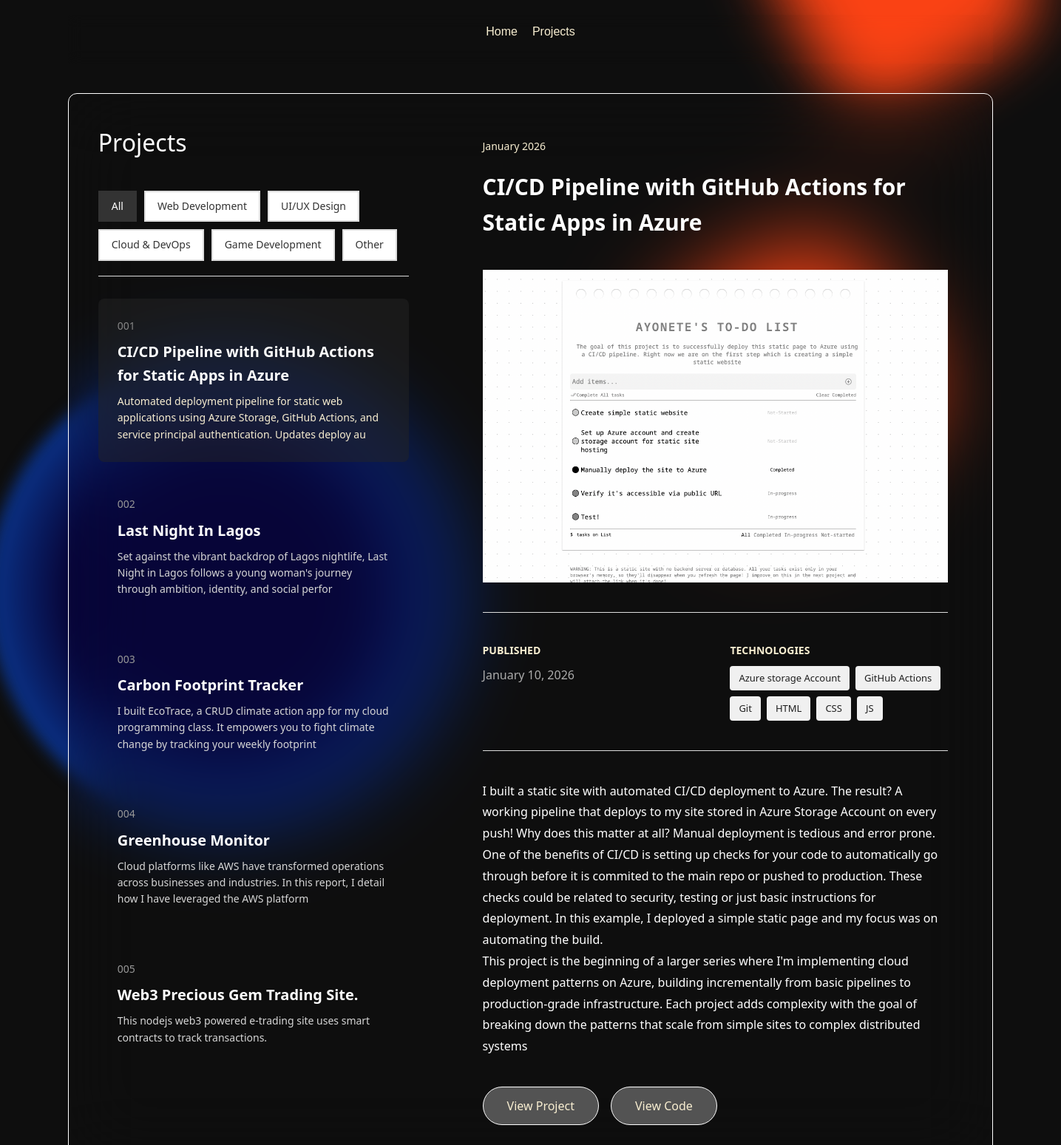
/projects/, run on the app's committed database.
### portfolio/models.py (models this page shows, shortened)
class Project(models.Model):
    CATEGORY_CHOICES = [
        ('web-dev', 'Web Development'),
        ('ui-ux', 'UI/UX Design'),
        ('cloud', 'Cloud & DevOps'),
        ('game-dev', 'Game Development'),
        ('other', 'Other'),
    ]
    title = models.CharField(max_length=200)
    slug = models.SlugField(unique=True, blank=True)
    category = models.CharField(max_length=50, choices=CATEGORY_CHOICES, default='web-dev')
    short_description = models.CharField(max_length=150)
    description = RichTextUploadingField()
    technologies = models.CharField(max_length=200)  # Comma-separated
    image = models.ImageField(upload_to='projects/', blank=True, null=True)
    project_url = models.URLField(blank=True)
    github_url = models.URLField(blank=True)
    date_completed = models.DateField()
    featured = models.BooleanField(default=False)
    class Meta:
        ordering = ['-date_completed']
    def get_tech_list(self):
        return [tech.strip() for tech in self.technologies.split(',')]
    def get_category_display_name(self):
        return dict(self.CATEGORY_CHOICES).get(self.category, self.category)

### portfolio/views.py (the view)
# urls.py: path('projects/', views.projects, name='projects'),
def projects(request):
    category = request.GET.get('category')
    if category:
        projects_list = Project.objects.filter(category=category)
    else:
        projects_list = Project.objects.all()
    selected_project = projects_list.first() if projects_list.exists() else None
    categories = Project.CATEGORY_CHOICES
    return render(request, 'portfolio/projects.html', {
        'projects': projects_list,
        'selected_project': selected_project,
        'categories': categories,
        'active_category': category,
    })

### templates/portfolio/projects.html (shortened to what this page needs)
{% extends 'base.html' %}
{% load static %}
{% block content %}
<div class="projects-layout">
    <div class="projects-sidebar">
        <h1>Projects</h1>
        <div class="category-filters">
            <a href="{% url 'portfolio:projects' %}"
               class="filter-btn {% if not active_category %}active{% endif %}">
                All
            </a>
            {% for value, label in categories %}
            <a href="{% url 'portfolio:projects' %}?category={{ value }}"
               class="filter-btn {% if active_category == value %}active{% endif %}">
                {{ label }}
            </a>
            {% endfor %}
        </div>
        <div class="projects-list">
            {% for project in projects %}
            <div class="project-item {% if selected_project and project.slug == selected_project.slug %}active{% endif %}"
                 hx-get="{% url 'portfolio:project_detail' project.slug %}{% if active_category %}?category={{ active_category }}{% endif %}"
                 hx-target="#project-detail"
                 hx-swap="innerHTML"
                 hx-push-url="true">
                <div class="project-number">00{{ forloop.counter }}</div>
                <h3>{{ project.title }}</h3>
                <p>{{ project.short_description }}</p>
            </div>
            {% empty %}
            <p>No projects in this category yet.</p>
            {% endfor %}
        </div>
    </div>
    <div id="project-detail" class="project-detail">
        {% if selected_project %}
            {% include 'portfolio/partials/project_detail.html' %}
        {% else %}
            <div class="empty-state">
                <p>Select a project to view details</p>
            </div>
        {% endif %}
    </div>
</div>
{% endblock %}

### templates/portfolio/partials/project_detail.html
<div class="project-content">
    <div class="project-meta">
        <span class="project-date">{{ selected_project.date_completed|date:"F Y" }}</span>
    </div>
    <h2>{{ selected_project.title }}</h2>
    {% if selected_project.image %}
    <div class="project-image">
        <img src="{{ selected_project.image.url }}" alt="{{ selected_project.title }}">
    </div>
    {% endif %}
    <div class="project-info">
        <div class="info-item">
            <h4>Published</h4>
            <p>{{ selected_project.date_completed|date:"F j, Y" }}</p>
        </div>
        <div class="info-item">
            <h4>Technologies</h4>
            <div class="tech-tags">
                {% for tech in selected_project.get_tech_list %}
                <span class="tech-tag">{{ tech }}</span>
                {% endfor %}
            </div>
        </div>
    </div>
    <div class="project-description">
        {{ selected_project.description|safe }}
    </div>
    <div class="project-links">
        {% if selected_project.project_url %}
        <a href="{{ selected_project.project_url }}" class="btn" target="_blank">View Project</a>
        {% endif %}
        {% if selected_project.github_url %}
        <a href="{{ selected_project.github_url }}" class="btn btn-secondary-outline" target="_blank">View Code</a>
        {% endif %}
    </div>
</div>

### static/css/style.css (style rules this page uses)
* { margin: 0; padding: 0; box-sizing: border-box; }
body { font-family: system-ui, -apple-system, sans-serif; line-height: 1.6; padding: 20px; max-width: 90%; margin: 0 auto; color: rgb(30, 30, 30); background: #0e0e0e; }
img { border-radius: 50%; border-color: gold; border-width: 5px; }
h1 { margin-bottom: 20px; }
h2 { margin-bottom: 10px; }
.btn { display: inline-block; padding: 14px 32px; font-size: 16px; font-weight: 400; text-decoration: none; border-radius: 80px; cursor: pointer; transition: all 0.3s ease; border: white 0.5px solid; background: none; font-family: inherit; line-height: normal; vertical-align: middle; }
.btn-secondary-outline { background-color: transparent; color: rgb(248, 238, 209);; }
.projects-sidebar { position: sticky; top: 0; }
.projects-layout { display: grid; grid-template-columns: 40% 60%; gap: 0; min-height: 80vh; border: white 0.5px solid; border-radius: 12px; background-color: transparent; backdrop-filter: blur(50px); }
.projects-sidebar { padding: 40px; background-color: transparent; overflow-y: auto; max-height: 90vh; position: sticky; top: 80px; }
.projects-sidebar h1 { margin-bottom: 40px; font-size: 32px; color:white }
.projects-list { display: flex; flex-direction: column; gap: 20px; }
.project-item { padding: 24px; background-color: transparent; border-radius: 8px; cursor: pointer; transition: all 0.3s ease; border: 2px solid transparent; }
.project-item.active { background-color: rgba(37, 37, 37, 0.5); color: #333; }
.project-number { font-size: 14px; color: #999; margin-bottom: 8px; }
.project-item.active .project-number { color: #878787; }
.project-item h3 { margin-bottom: 8px; font-size: 20px; color: white; }
.project-item p { font-size: 14px; color: #d6d6d6; margin: 0; }
.project-item.active p { color: rgb(248, 238, 209);; }
.project-detail { padding: 60px; overflow-y: auto; max-height: 90vh; }
.project-meta { display: flex; gap: 20px; margin-bottom: 20px; font-size: 14px; color: rgb(248, 238, 209);; }
.project-content h2 { font-size: 30px; margin-bottom: 30px; color: white }
.project-image { margin: 40px 0; overflow: hidden; }
.project-image img { width: 100%; height: auto; border-radius: 0px; display: block; }
.project-info { display: grid; grid-template-columns: 1fr 1fr; gap: 40px; margin: 40px 0; padding: 40px 0; border-top: 1px solid #ddd; border-bottom: 1px solid #ddd; }
.info-item h4 { font-size: 14px; text-transform: uppercase; color: rgb(248, 238, 209);; margin-bottom: 10px; }
.info-item p { color: rgb(172, 172, 172); }
.tech-tags { display: flex; flex-wrap: wrap; gap: 8px; }
.tech-tag { background: #f0f0f0; padding: 6px 12px; border-radius: 4px; font-size: 13px; }
.projects-layout h1 { font-weight: 200; }
.project-description { margin: 40px 0; line-height: 1.8; color: white; }
.project-links { display: flex; gap: 16px; margin-top: 40px; }
.project-links a { background-color: rgba(255, 255, 255, 0.292); backdrop-filter: blur(10px); color: rgb(248, 238, 209);; transition: all 0.3s ease; }
.category-filters { display: flex; flex-wrap: wrap; gap: 10px; margin-bottom: 30px; padding-bottom: 20px; border-bottom: 1px solid #ddd; }
.filter-btn { padding: 8px 16px; background: white; border: 2px solid #ddd; border-radius: 0px; text-decoration: none; color: #333; font-size: 14px; transition: all 0.3s ease; cursor: pointer; }
.filter-btn.active { background: #333; color: white; border-color: #333; }

### data on the page
Project: title "CI/CD Pipeline with GitHub Actions for Static Apps in Azure", short_description "Automated deployment pipeline for static web applications using Azure Storage, GitHub Actions, and service principal authentication. Updates deploy au", date_completed "January 2026", image (picture), date_completed "January 10, 2026", description "I built a static site with automated CI/CD deployment to Azure. The result? A working pipeline that deploys to my site stored in Azure Storage Account on every push! Why does this matter at all? Manual deployment is tedious and error prone. One of the benefits of CI/CD is setting up checks for your code to automatically go through before it is commited to the main repo or pushed to production. These checks could be related to security, testing or just basic instructions for deployment. In this example, I deployed a simple static page and my focus was on automating the build. This project is the beginning of a larger series where I'm implementing cloud deployment patterns on Azure, building…"
Project: title "Last Night In Lagos", short_description "Set against the vibrant backdrop of Lagos nightlife, Last Night in Lagos follows a young woman's journey through ambition, identity, and social perfor"
Project: title "Carbon Footprint Tracker", short_description "I built EcoTrace, a CRUD climate action app for my cloud programming class. It empowers you to fight climate change by tracking your weekly footprint"
Project: title "Greenhouse Monitor", short_description "Cloud platforms like AWS have transformed operations across businesses and industries. In this report, I detail how I have leveraged the AWS platform"
Project: title "Web3 Precious Gem Trading Site.", short_description "This nodejs web3 powered e-trading site uses smart contracts to track transactions."

### other printed values
{{ label }} "Web Development" "UI/UX Design" "Cloud & DevOps" "Game Development" "Other"
{{ tech }} "Azure storage Account" "GitHub Actions" "Git" "HTML" "CSS" "JS"
